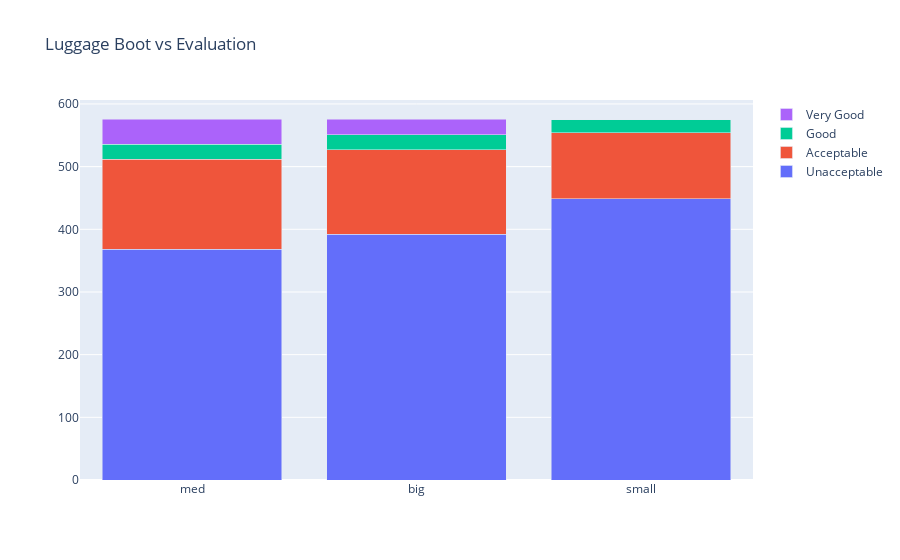

The notebook cell saved with this chart:
### Code cell
data = [
    go.Bar(
        x=a1[4].index, # assign x as the dataframe column 'x'
        y=lb['unacc'],
        name='Unacceptable'
    ),
    go.Bar(
        x=a1[4].index,
        y=lb['acc'],
        name='Acceptable'
    ),
    go.Bar(
        x=a1[4].index,
        y=lb['good'],
        name='Good'
    ),
    go.Bar(
        x=a1[4].index,
        y=lb['vgood'],
        name='Very Good'
    )

]

layout = go.Layout(
    barmode='stack',
    title='Luggage Boot vs Evaluation'
)

fig = go.Figure(data=data, layout=layout)
py.iplot(fig, filename='cars_donut')

### Figure 1 — Plotly figure (JSON) as saved in the notebook; plotly's stock layout.template omitted (floating-point values rounded to 4 significant figures)
{"data": [{"name": "Unacceptable", "type": "bar", "x": ["med", "big", "small"], "y": [368, 392, 449]}, {"name": "Acceptable", "type": "bar", "x": ["med", "big", "small"], "y": [144, 135, 105]}, {"name": "Good", "type": "bar", "x": ["med", "big", "small"], "y": [24, 24, 21]}, {"name": "Very Good", "type": "bar", "x": ["med", "big", "small"], "y": [40, 25, 0]}], "layout": {"barmode": "stack", "title": {"text": "Luggage Boot vs Evaluation"}}}
